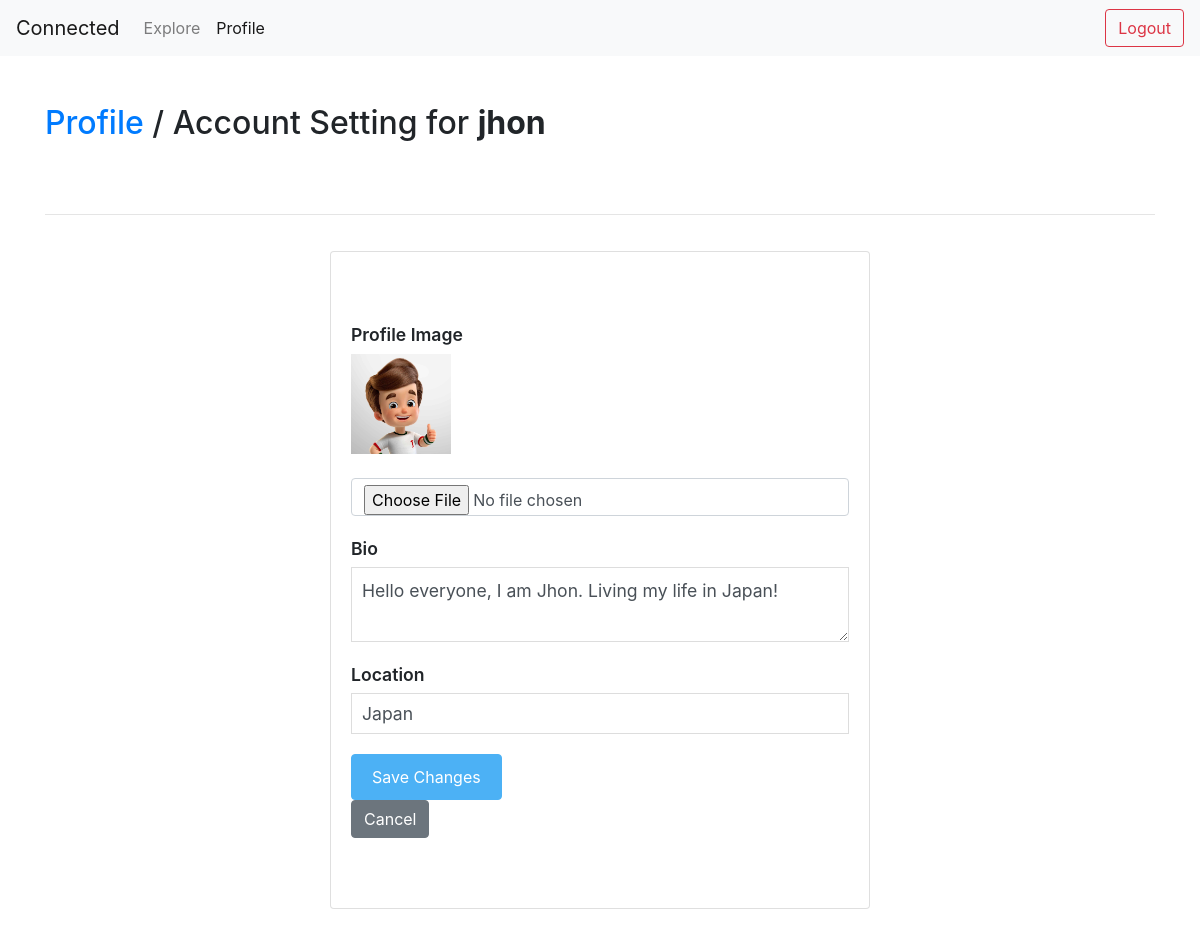
The page /edit_profile (signed in) on the database its author committed.
### core/models.py (models this page shows, shortened)
class Profile(models.Model):
    user = models.ForeignKey(User, on_delete=models.CASCADE)
    id_user = models.IntegerField()
    bio = models.TextField(blank=True)
    image = models.ImageField(upload_to='profile/images/', default='blank-profile-picture.png')
    location = models.CharField(max_length=100, blank=True)

### core/views.py (the view, shortened to what this page needs)
# urls.py: path('edit_profile', views.edit_profile, name='edit_profile'),
@login_required(login_url='login')
def edit_profile(request):
    user_profile = Profile.objects.get(user=request.user)
    return render(request, "core/edit_profile.html", {'user_profile': user_profile})

### core/templates/core/edit_profile.html (shortened to what this page needs)
{% load static %}
<!DOCTYPE html>
<html>
<head>
    <link rel="stylesheet" href="https://stackpath.bootstrapcdn.com/bootstrap/4.4.1/css/bootstrap.min.css">
    <link rel="stylesheet" href="{% static 'css/edit_profile.css' %}">
</head>
<body>
    <nav class="navbar navbar-expand-lg navbar-light bg-light">
        <a class="navbar-brand" href="#">Connected</a>
        <div class="collapse navbar-collapse" id="navbarNav">
            <ul class="navbar-nav mr-auto">
                <li class="nav-item">
                    <a class="nav-link" href="{% url 'explore' %}">Explore</a>
                </li>
                <li class="nav-item active">
                    <a class="nav-link" href="#">Profile</span></a>
                </li>
            </ul>
            <ul class="navbar-nav">
                <li class="nav-item">
                    <a href="/profile/{{user_profile.user}}" class="btn btn-outline-danger">Logout</a>
                </li>
            </ul>
        </div>
    </nav>
    <div class="container my-5">
        <h2 class="text-2xl leading-none text-gray-900 tracking-tight mt-3"><a href="/profile/{{user.username}}">Profile</a> / Account Setting for <b>{{user.username}}</b></h2>
        <br><br><hr>
        <div class="row">
            <div class="col-md-6 offset-md-3">
                <div class="card">
                    <div class="card-body">
                        <form id="edit-profile-form" action="" method="post" enctype="multipart/form-data">
                            <div class="form-group">
                                <label for="profile-picture">Profile Image</label>
                                <br>
                                <img width="100" height="100" src="{{user_profile.image.url}}" alt="Profile Picture" />
                                <br><br>
                                <input type="file" name="profile_picture" id="profile-picture" class="form-control">
                            </div>
                            <div class="form-group">
                                <label for="bio">Bio</label>
                                <textarea name="bio" id="bio" class="form-control">{{ user_profile.bio }}</textarea>
                            </div>
                            <div class="form-group">
                                <label for="location">Location</label>
                                <input type="text" name="location" id="location" class="form-control" value="{{ user_profile.location }}">
                            </div>
                            <button type="submit" class="btn btn-primary">Save Changes</button>
                            <br>
                            <a href="/profile/{{user_profile.user.username}}" class="btn btn-secondary">Cancel</a>
                        </form>
                    </div>
                </div>
            </div>
        </div>
    </div>
</body>
</html>

### core/static/css/edit_profile.css (style rules this page uses)
.card { margin-top: 20px; }
#edit-profile-form { margin: 50px auto; max-width: 600px; }
#edit-profile-form .form-group { margin-bottom: 20px; }
#edit-profile-form label { font-weight: 600; font-size: 1.1em; margin-bottom: 5px; }
#edit-profile-form input[type=text], #edit-profile-form textarea { border-radius: 0; box-shadow: none; border-color: #ddd; padding: 10px; font-size: 1.1em; }
#edit-profile-form button[type=submit] { background-color: #4cb1f5; border-color: #4cb1f5; padding: 10px 20px; }

### rows shown on the page
Profile: image (picture), bio "Hello everyone, I am Jhon. Living my life in Japan!", location "Japan"

### other values the page prints
{{ user.username }} "jhon"
